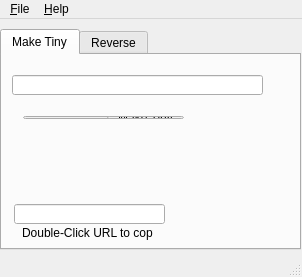
<?xml version="1.0" encoding="UTF-8"?>
<ui version="4.0">
 <class>MakeTiny</class>
 <widget class="QMainWindow" name="MakeTiny">
  <property name="geometry">
   <rect>
    <x>0</x>
    <y>0</y>
    <width>302</width>
    <height>277</height>
   </rect>
  </property>
  <property name="windowTitle">
   <string>MakeTiny</string>
  </property>
  <widget class="QWidget" name="centralWidget">
   <widget class="QTabWidget" name="tabWidget">
    <property name="geometry">
     <rect>
      <x>0</x>
      <y>10</y>
      <width>301</width>
      <height>221</height>
     </rect>
    </property>
    <property name="currentIndex">
     <number>0</number>
    </property>
    <widget class="QWidget" name="tab">
     <attribute name="title">
      <string>Make Tiny</string>
     </attribute>
     <widget class="QLineEdit" name="tinyUrl_output">
      <property name="enabled">
       <bool>true</bool>
      </property>
      <property name="geometry">
       <rect>
        <x>12</x>
        <y>149</y>
        <width>151</width>
        <height>20</height>
       </rect>
      </property>
      <property name="autoFillBackground">
       <bool>true</bool>
      </property>
      <property name="readOnly">
       <bool>true</bool>
      </property>
     </widget>
     <widget class="QLineEdit" name="inputUrl">
      <property name="geometry">
       <rect>
        <x>10</x>
        <y>20</y>
        <width>251</width>
        <height>20</height>
       </rect>
      </property>
      <property name="acceptDrops">
       <bool>true</bool>
      </property>
     </widget>
     <widget class="QWidget" name="layoutWidget">
      <property name="geometry">
       <rect>
        <x>10</x>
        <y>50</y>
        <width>183</width>
        <height>25</height>
       </rect>
      </property>
      <layout class="QHBoxLayout" name="horizontalLayout">
       <item>
        <widget class="QComboBox" name="serviceCombo">
         <property name="minimumSize">
          <size>
           <width>100</width>
           <height>0</height>
          </size>
         </property>
         <property name="maximumSize">
          <size>
           <width>69</width>
           <height>16777215</height>
          </size>
         </property>
         <property name="acceptDrops">
          <bool>false</bool>
         </property>
        </widget>
       </item>
       <item>
        <widget class="QPushButton" name="mktny_button">
         <property name="text">
          <string>Make Tiny</string>
         </property>
        </widget>
       </item>
      </layout>
     </widget>
     <widget class="QLabel" name="label">
      <property name="geometry">
       <rect>
        <x>20</x>
        <y>170</y>
        <width>131</width>
        <height>16</height>
       </rect>
      </property>
      <property name="text">
       <string>Double-Click URL to copy</string>
      </property>
     </widget>
    </widget>
    <widget class="QWidget" name="tab_2">
     <attribute name="title">
      <string>Reverse</string>
     </attribute>
     <widget class="QLineEdit" name="tinyURL_Input">
      <property name="geometry">
       <rect>
        <x>10</x>
        <y>20</y>
        <width>171</width>
        <height>20</height>
       </rect>
      </property>
     </widget>
     <widget class="QPushButton" name="rev_button">
      <property name="geometry">
       <rect>
        <x>190</x>
        <y>20</y>
        <width>101</width>
        <height>23</height>
       </rect>
      </property>
      <property name="text">
       <string>Reverse Lookup</string>
      </property>
     </widget>
     <widget class="QTextEdit" name="LongURL_Output">
      <property name="enabled">
       <bool>false</bool>
      </property>
      <property name="geometry">
       <rect>
        <x>10</x>
        <y>50</y>
        <width>281</width>
        <height>141</height>
       </rect>
      </property>
      <property name="readOnly">
       <bool>true</bool>
      </property>
     </widget>
    </widget>
   </widget>
  </widget>
  <widget class="QMenuBar" name="menuBar">
   <property name="geometry">
    <rect>
     <x>0</x>
     <y>0</y>
     <width>302</width>
     <height>21</height>
    </rect>
   </property>
   <widget class="QMenu" name="menu_File">
    <property name="title">
     <string>&amp;File</string>
    </property>
    <addaction name="separator"/>
    <addaction name="actionE_xit"/>
   </widget>
   <widget class="QMenu" name="menu_Help">
    <property name="title">
     <string>&amp;Help</string>
    </property>
    <addaction name="action_About"/>
   </widget>
   <addaction name="menu_File"/>
   <addaction name="menu_Help"/>
  </widget>
  <widget class="QStatusBar" name="statusBar"/>
  <action name="actionE_xit">
   <property name="text">
    <string>E&amp;xit</string>
   </property>
   <property name="shortcut">
    <string>Ctrl+Q</string>
   </property>
  </action>
  <action name="action_About">
   <property name="text">
    <string>&amp;About</string>
   </property>
  </action>
 </widget>
 <layoutdefault spacing="6" margin="11"/>
 <resources/>
 <connections/>
</ui>
